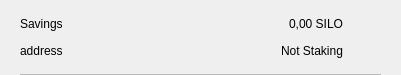
<?xml version="1.0" encoding="UTF-8"?>
<ui version="4.0">
 <class>CSRow</class>
 <widget class="QWidget" name="CSRow">
  <property name="geometry">
   <rect>
    <x>0</x>
    <y>0</y>
    <width>401</width>
    <height>75</height>
   </rect>
  </property>
  <property name="windowTitle">
   <string>Form</string>
  </property>
  <layout class="QVBoxLayout" name="verticalLayout">
   <property name="spacing">
    <number>0</number>
   </property>
   <property name="leftMargin">
    <number>20</number>
   </property>
   <property name="topMargin">
    <number>10</number>
   </property>
   <property name="rightMargin">
    <number>20</number>
   </property>
   <property name="bottomMargin">
    <number>0</number>
   </property>
   <item>
    <widget class="QWidget" name="info" native="true">
     <property name="minimumSize">
      <size>
       <width>0</width>
       <height>0</height>
      </size>
     </property>
     <layout class="QHBoxLayout" name="horizontalLayout_3">
      <property name="leftMargin">
       <number>0</number>
      </property>
      <property name="topMargin">
       <number>0</number>
      </property>
      <property name="rightMargin">
       <number>0</number>
      </property>
      <property name="bottomMargin">
       <number>10</number>
      </property>
      <item>
       <widget class="QWidget" name="container" native="true">
        <property name="minimumSize">
         <size>
          <width>0</width>
          <height>0</height>
         </size>
        </property>
        <layout class="QVBoxLayout" name="verticalLayout_2">
         <property name="spacing">
          <number>0</number>
         </property>
         <property name="leftMargin">
          <number>0</number>
         </property>
         <property name="topMargin">
          <number>0</number>
         </property>
         <property name="rightMargin">
          <number>0</number>
         </property>
         <property name="bottomMargin">
          <number>0</number>
         </property>
         <item>
          <layout class="QHBoxLayout" name="horizontalLayout">
           <item>
            <widget class="QLabel" name="labelName">
             <property name="toolTip">
              <string notr="true"/>
             </property>
             <property name="text">
              <string>Savings</string>
             </property>
            </widget>
           </item>
           <item>
            <spacer name="horizontalSpacer">
             <property name="orientation">
              <enum>Qt::Horizontal</enum>
             </property>
             <property name="sizeHint" stdset="0">
              <size>
               <width>40</width>
               <height>20</height>
              </size>
             </property>
            </spacer>
           </item>
           <item>
            <widget class="QLabel" name="labelAmount">
             <property name="text">
              <string>0,00 SILO</string>
             </property>
            </widget>
           </item>
          </layout>
         </item>
         <item>
          <layout class="QHBoxLayout" name="horizontalLayout_2">
           <item>
            <widget class="QLabel" name="labelAddress">
             <property name="toolTip">
              <string notr="true"/>
             </property>
             <property name="text">
              <string>address</string>
             </property>
            </widget>
           </item>
           <item>
            <spacer name="horizontalSpacer_2">
             <property name="orientation">
              <enum>Qt::Horizontal</enum>
             </property>
             <property name="sizeHint" stdset="0">
              <size>
               <width>40</width>
               <height>20</height>
              </size>
             </property>
            </spacer>
           </item>
           <item>
            <widget class="QLabel" name="labelStaking">
             <property name="text">
              <string>Not Staking</string>
             </property>
            </widget>
           </item>
          </layout>
         </item>
        </layout>
       </widget>
      </item>
      <item alignment="Qt::AlignHCenter|Qt::AlignVCenter">
       <widget class="QPushButton" name="pushButtonMenu">
        <property name="minimumSize">
         <size>
          <width>24</width>
          <height>24</height>
         </size>
        </property>
        <property name="maximumSize">
         <size>
          <width>32</width>
          <height>32</height>
         </size>
        </property>
        <property name="focusPolicy">
         <enum>Qt::NoFocus</enum>
        </property>
        <property name="styleSheet">
         <string notr="true">border:none; background-color:transparent;</string>
        </property>
        <property name="text">
         <string/>
        </property>
        <property name="icon">
         <iconset>
          <normaloff>://ic-menu-hover</normaloff>://ic-menu-hover</iconset>
        </property>
        <property name="iconSize">
         <size>
          <width>24</width>
          <height>24</height>
         </size>
        </property>
       </widget>
      </item>
     </layout>
    </widget>
   </item>
   <item>
    <widget class="QLabel" name="lblDivisory">
     <property name="minimumSize">
      <size>
       <width>0</width>
       <height>1</height>
      </size>
     </property>
     <property name="maximumSize">
      <size>
       <width>16777215</width>
       <height>1</height>
      </size>
     </property>
     <property name="styleSheet">
      <string notr="true">background-color:#bababa;</string>
     </property>
     <property name="text">
      <string/>
     </property>
     <property name="alignment">
      <set>Qt::AlignBottom|Qt::AlignLeading|Qt::AlignLeft</set>
     </property>
    </widget>
   </item>
  </layout>
 </widget>
 <resources/>
 <connections/>
</ui>
